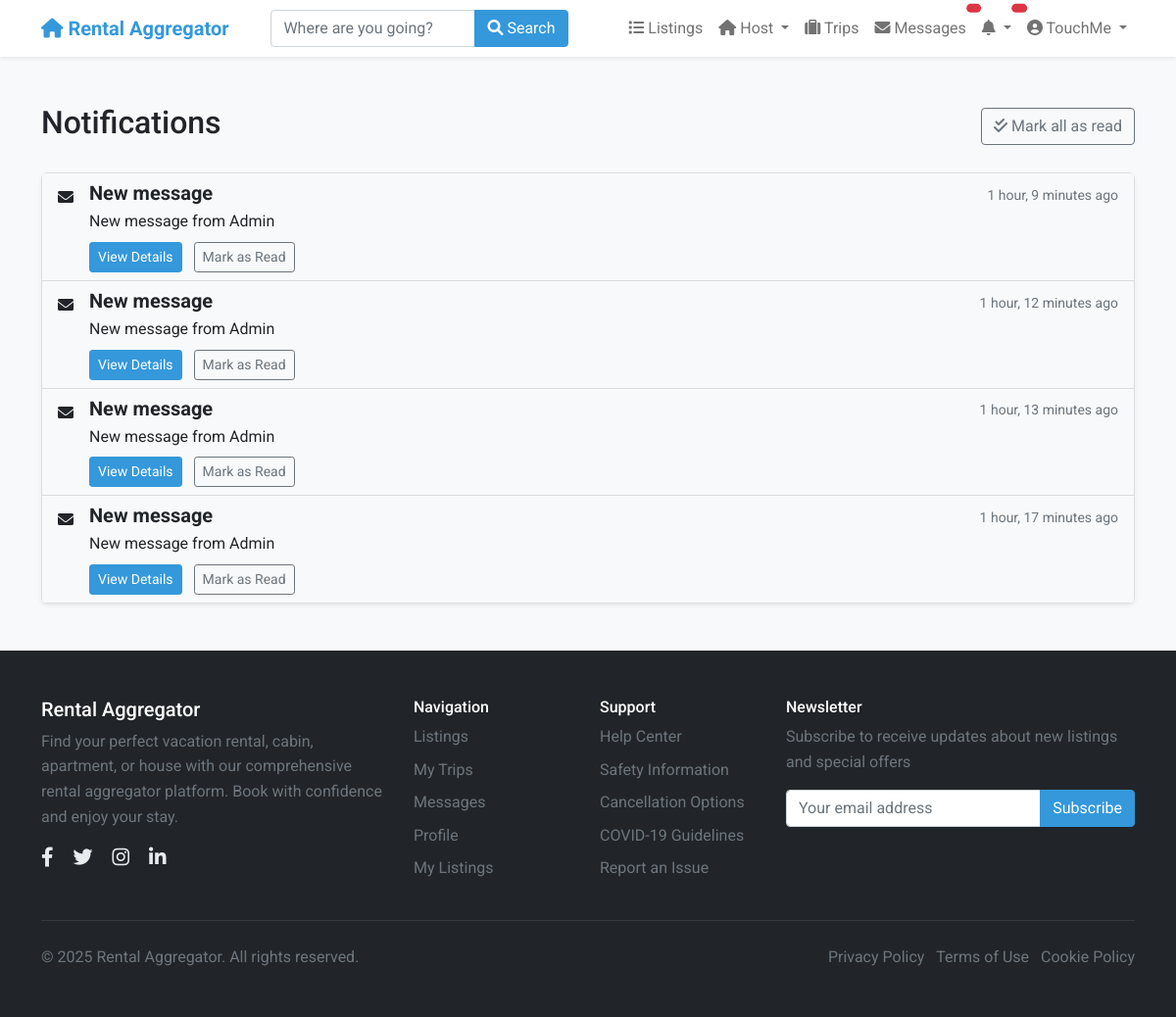
Before: /notifications/ (signed in) with the older database file.
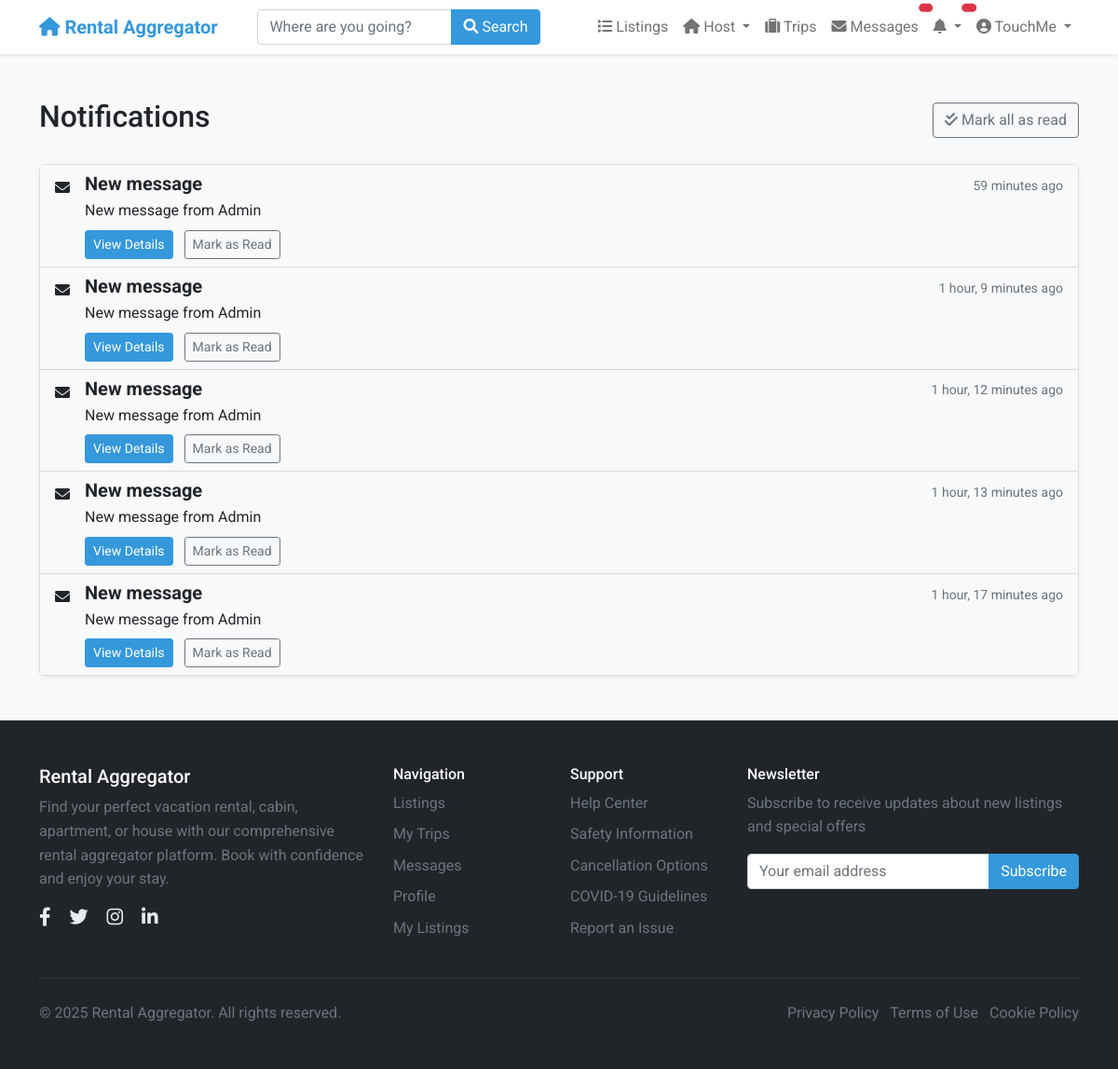
After: the same page with the newer database file.
### users/models.py (models this page shows, shortened)
class User(AbstractUser):
    phone_number = models.CharField(_("Phone number"), max_length=20, blank=True)
    profile_picture = models.URLField(_("Profile picture URL"), blank=True)
    bio = models.TextField(_("Bio"), blank=True)
    is_phone_verified = models.BooleanField(_("Phone verified"), default=False)
    is_id_verified = models.BooleanField(_("ID verified"), default=False)
    is_host = models.BooleanField(_("Is host"), default=False)
    is_guest = models.BooleanField(_("Is guest"), default=True)
    ROLE_CHOICES = [
        ('user', _('Regular User')),
        ('host', _('Host')),
        ('moderator', _('Moderator')),
        ('admin', _('Administrator')),
    ]
    role = models.CharField(_("Role"), max_length=20, choices=ROLE_CHOICES, default='user')
    email_notifications = models.BooleanField(_("Email notifications"), default=True)
    sms_notifications = models.BooleanField(_("SMS notifications"), default=False)
    date_joined = models.DateTimeField(_("Date joined"), auto_now_add=True)
    last_updated = models.DateTimeField(_("Last updated"), auto_now=True)
    class Meta:
        verbose_name = _("User")
        verbose_name_plural = _("Users")

### notifications/models.py (models this page shows, shortened)
class Notification(models.Model):
    NOTIFICATION_TYPES = [
        ('booking_request', _('Booking Request')),
        ('booking_confirmed', _('Booking Confirmed')),
        ('booking_canceled', _('Booking Canceled')),
        ('message_received', _('Message Received')),
        ('review_received', _('Review Received')),
        ('listing_approved', _('Listing Approved')),
        ('payment_received', _('Payment Received')),
        ('system', _('System Notification')),
    ]
    user = models.ForeignKey(
        settings.AUTH_USER_MODEL,
        on_delete=models.CASCADE,
        related_name='notifications',
        verbose_name=_("User")
    )
    notification_type = models.CharField(
        _("Notification Type"),
        max_length=30,
        choices=NOTIFICATION_TYPES
    )
    title = models.CharField(_("Title"), max_length=255)
    message = models.TextField(_("Message"))
    is_read = models.BooleanField(_("Is Read"), default=False)
    booking = models.ForeignKey(
        'listings.Booking',
        on_delete=models.CASCADE,
        related_name='notifications',
        null=True,
        blank=True,
        verbose_name=_("Related Booking")
    )
    listing = models.ForeignKey(
        'listings.Listing',
        on_delete=models.CASCADE,
        related_name='notifications',
        null=True,
        blank=True,
        verbose_name=_("Related Listing")
    )
    conversation = models.ForeignKey(
        'chat.Conversation',
        on_delete=models.CASCADE,
        related_name='notifications',
        null=True,
        blank=True,
        verbose_name=_("Related Conversation")
    )
    review = models.ForeignKey(
        'listings.Review',
        on_delete=models.CASCADE,
        related_name='notifications',
        null=True,
        blank=True,
        verbose_name=_("Related Review")
    )
    created_at = models.DateTimeField(_("Created At"), auto_now_add=True)
    class Meta:
        verbose_name = _("Notification")
        verbose_name_plural = _("Notifications")
        ordering = ['-created_at']

### notifications/views.py (the view)
# urls.py: path('', views.notification_list, name='notification_list'),
@login_required
def notification_list(request):
    notifications = request.user.notifications.all().order_by('-created_at')
    return render(request, 'notifications/notification_list.html', {
        'notifications': notifications
    })

### notifications/templates/notifications/notification_list.html (shortened to what this page needs)
{% extends 'base.html' %}
{% load notify_tags %}
{% block content %}
<div class="container py-4">
    <div class="row">
        <div class="col-12">
            <div class="d-flex justify-content-between align-items-center mb-4">
                <h2>Notifications</h2>
                {% if notifications %}
                <a href="{% url 'notifications:mark_all_read' %}" class="btn btn-outline-secondary">
                    <i class="fas fa-check-double"></i> Mark all as read
                </a>
                {% endif %}
            </div>
            {% if notifications %}
                <div class="card shadow-sm">
                    <div class="list-group list-group-flush">
                        {% for notification in notifications %}
                            <div class="list-group-item d-flex {% if not notification.is_read %}bg-light{% endif %}">
                                <div class="me-3 pt-1">
                                    {{ notification.notification_type|notification_icon }}
                                </div>
                                <div class="flex-grow-1">
                                    <div class="d-flex justify-content-between align-items-center">
                                        <h5 class="mb-1 {% if not notification.is_read %}fw-bold{% endif %}">{{ notification.title }}</h5>
                                        <small class="text-muted">{{ notification.created_at|timesince }} ago</small>
                                    </div>
                                    <p class="mb-1">{{ notification.message }}</p>
                                    <div class="mt-2">
                                        <a href="{{ notification|notification_target_url }}" class="btn btn-sm btn-primary">
                                            View Details
                                        </a>
                                        {% if not notification.is_read %}
                                        <a href="{% url 'notifications:mark_notification_read' pk=notification.pk %}" class="btn btn-sm btn-outline-secondary ms-2">
                                            Mark as Read
                                        </a>
                                        {% endif %}
                                    </div>
                                </div>
                            </div>
                        {% endfor %}
                    </div>
                </div>
            {% endif %}
        </div>
    </div>
</div>
{% endblock %}

### templates/base.html (shortened to what this page needs)
<!DOCTYPE html>
<html lang="en">
<head>
    <link href="https://cdn.jsdelivr.net/npm/bootstrap@5.1.3/dist/css/bootstrap.min.css" rel="stylesheet">
    <link rel="stylesheet" href="https://cdnjs.cloudflare.com/ajax/libs/font-awesome/6.0.0/css/all.min.css">
    <link rel="stylesheet" href="/static/css/global.css">
</head>
<body>
    {% include 'includes/navbar.html' %}
    <main class="py-4">
        {% block content %}{% endblock %}
    </main>
    {% include 'includes/footer.html' %}
    <div id="notifications-container">
        {% include 'includes/notifications.html' %}
    </div>
</body>
</html>

### templates/includes/navbar.html (shortened to what this page needs)
<nav class="navbar navbar-expand-lg navbar-light bg-white shadow-sm">
    <div class="container">
        <a class="navbar-brand" href="{% url 'home' %}">
            <i class="fas fa-home"></i> Rental Aggregator
        </a>
        <div class="collapse navbar-collapse" id="navbarSupportedContent">
            <form class="d-flex mx-auto my-2 my-lg-0" action="{% url 'listings:listing_list' %}" method="get">
                <div class="input-group">
                    <input class="form-control" type="search" name="location" placeholder="Where are you going?"
                           aria-label="Search" value="{{ request.GET.location|default:'' }}">
                    <button class="btn btn-primary" type="submit">
                        <i class="fas fa-search"></i> Search
                    </button>
                </div>
            </form>
            <ul class="navbar-nav ms-auto mb-2 mb-lg-0">
                <li class="nav-item">
                    <a class="nav-link {% if request.resolver_match.url_name == 'listing_list' %}active{% endif %}"
                       href="{% url 'listings:listing_list' %}">
                        <i class="fas fa-list"></i> Listings
                    </a>
                </li>
                {% if user.is_authenticated %}
                    {% if user.is_host %}
                    <li class="nav-item dropdown">
                        <a class="nav-link dropdown-toggle" href="#" id="hostDropdown" role="button"
                           data-bs-toggle="dropdown" aria-expanded="false">
                            <i class="fas fa-home"></i> Host
                        </a>
                    </li>
                    {% else %}
                    <li class="nav-item">
                        <a class="nav-link" href="{% url 'listings:listing_create' %}">
                            <i class="fas fa-plus"></i> Become a Host
                        </a>
                    </li>
                    {% endif %}
                    <li class="nav-item">
                        <a class="nav-link {% if request.resolver_match.url_name == 'user_bookings' %}active{% endif %}"
                           href="{% url 'listings:user_bookings' %}">
                            <i class="fas fa-suitcase"></i> Trips
                        </a>
                    </li>
                    <li class="nav-item">
                        <a class="nav-link position-relative {% if 'chat' in request.path %}active{% endif %}"
                           href="{% url 'chat:conversation_list' %}">
                            <i class="fas fa-envelope"></i> Messages
                            <span id="message-badge" class="position-absolute top-0 start-100 translate-middle badge rounded-pill bg-danger"
                                  hx-get="{% url 'chat:get_unread_count' %}"
                                  hx-trigger="load, every 30s"
                                  hx-swap="innerHTML">
                            </span>
                        </a>
                    </li>
                    <li class="nav-item dropdown">
                        <a class="nav-link dropdown-toggle position-relative" href="#" id="notificationsDropdown"
                           role="button" data-bs-toggle="dropdown" aria-expanded="false">
                            <i class="fas fa-bell"></i>
                            <span id="notification-badge" class="position-absolute top-0 start-100 translate-middle badge rounded-pill bg-danger"
                                  hx-get="{% url 'notifications:get_unread_count' %}"
                                  hx-trigger="load, every 30s"
                                  hx-swap="innerHTML">
                            </span>
                        </a>
                                {% load notify_tags %}
                                {% recent_notifications as notifications %}
                    </li>
                    <li class="nav-item dropdown">
                        <a class="nav-link dropdown-toggle" href="#" id="userDropdown" role="button"
                           data-bs-toggle="dropdown" aria-expanded="false">
                            {% if user.profile_picture %}
                                <img src="{{ user.profile_picture }}" alt="{{ user.username }}" class="user-avatar sm me-1">
                            {% else %}
                                <i class="fas fa-user-circle"></i>
                            {% endif %}
                            {{ user.username }}
                        </a>
                    </li>
                {% endif %}
            </ul>
        </div>
    </div>
</nav>

### templates/includes/footer.html (shortened to what this page needs)
<footer class="footer mt-auto py-5 bg-dark">
    <div class="container">
        <div class="row">
            <div class="col-md-4 mb-4 mb-md-0">
                <h5 class="text-white">Rental Aggregator</h5>
                <p class="text-muted">
                    Find your perfect vacation rental, cabin, apartment, or house with our comprehensive
                    rental aggregator platform. Book with confidence and enjoy your stay.
                </p>
                <div class="social-icons mt-3">
                    <a href="#" class="me-3"><i class="fab fa-facebook-f fa-lg"></i></a>
                    <a href="#" class="me-3"><i class="fab fa-twitter fa-lg"></i></a>
                    <a href="#" class="me-3"><i class="fab fa-instagram fa-lg"></i></a>
                    <a href="#" class="me-3"><i class="fab fa-linkedin-in fa-lg"></i></a>
                </div>
            </div>
            <div class="col-md-2 mb-4 mb-md-0">
                <h6 class="text-white">Navigation</h6>
                <ul class="list-unstyled">
                    <li class="mb-2">
                        <a href="{% url 'listings:listing_list' %}" class="text-muted">Listings</a>
                    </li>
                    {% if user.is_authenticated %}
                    <li class="mb-2">
                        <a href="{% url 'listings:user_bookings' %}" class="text-muted">My Trips</a>
                    </li>
                    <li class="mb-2">
                        <a href="{% url 'chat:conversation_list' %}" class="text-muted">Messages</a>
                    </li>
                    <li class="mb-2">
                        <a href="{% url 'users:profile' %}" class="text-muted">Profile</a>
                    </li>
                    {% if user.is_host %}
                    <li class="mb-2">
                        <a href="{% url 'listings:host_listings' %}" class="text-muted">My Listings</a>
                    </li>
                    {% endif %}
                    {% endif %}
                </ul>
            </div>
            <div class="col-md-2 mb-4 mb-md-0">
                <h6 class="text-white">Support</h6>
                <ul class="list-unstyled">
                    <li class="mb-2"><a href="#" class="text-muted">Help Center</a></li>
                    <li class="mb-2"><a href="#" class="text-muted">Safety Information</a></li>
                    <li class="mb-2"><a href="#" class="text-muted">Cancellation Options</a></li>
                    <li class="mb-2"><a href="#" class="text-muted">COVID-19 Guidelines</a></li>
                    <li class="mb-2"><a href="#" class="text-muted">Report an Issue</a></li>
                </ul>
            </div>
            <div class="col-md-4">
                <h6 class="text-white">Newsletter</h6>
                <p class="text-muted">Subscribe to receive updates about new listings and special offers</p>
                <form>
                    <div class="input-group mb-3">
                        <input type="email" class="form-control" placeholder="Your email address" aria-label="Email" aria-describedby="button-addon2">
                        <button class="btn btn-primary" type="button" id="button-addon2">Subscribe</button>
                    </div>
                </form>
            </div>
        </div>
        <hr class="my-4 bg-secondary">
        <div class="row">
            <div class="col-md-6 text-center text-md-start">
                <p class="text-muted mb-0">
                    &copy; {% now 'Y' %} Rental Aggregator. All rights reserved.
                </p>
            </div>
            <div class="col-md-6 text-center text-md-end">
                <ul class="list-inline mb-0">
                    <li class="list-inline-item"><a href="#" class="text-muted">Privacy Policy</a></li>
                    <li class="list-inline-item"><a href="#" class="text-muted">Terms of Use</a></li>
                    <li class="list-inline-item"><a href="#" class="text-muted">Cookie Policy</a></li>
                </ul>
            </div>
        </div>
    </div>
</footer>

### templates/includes/notifications.html (shortened to what this page needs)
{% load notify_tags %}
<div class="toast-container position-fixed bottom-0 end-0 p-3">
</div>

Changed rows visible on the page:
added Notification: title "New message", created_at "59 minutes", message "New message from Admin", is_read "Mark as Read"
